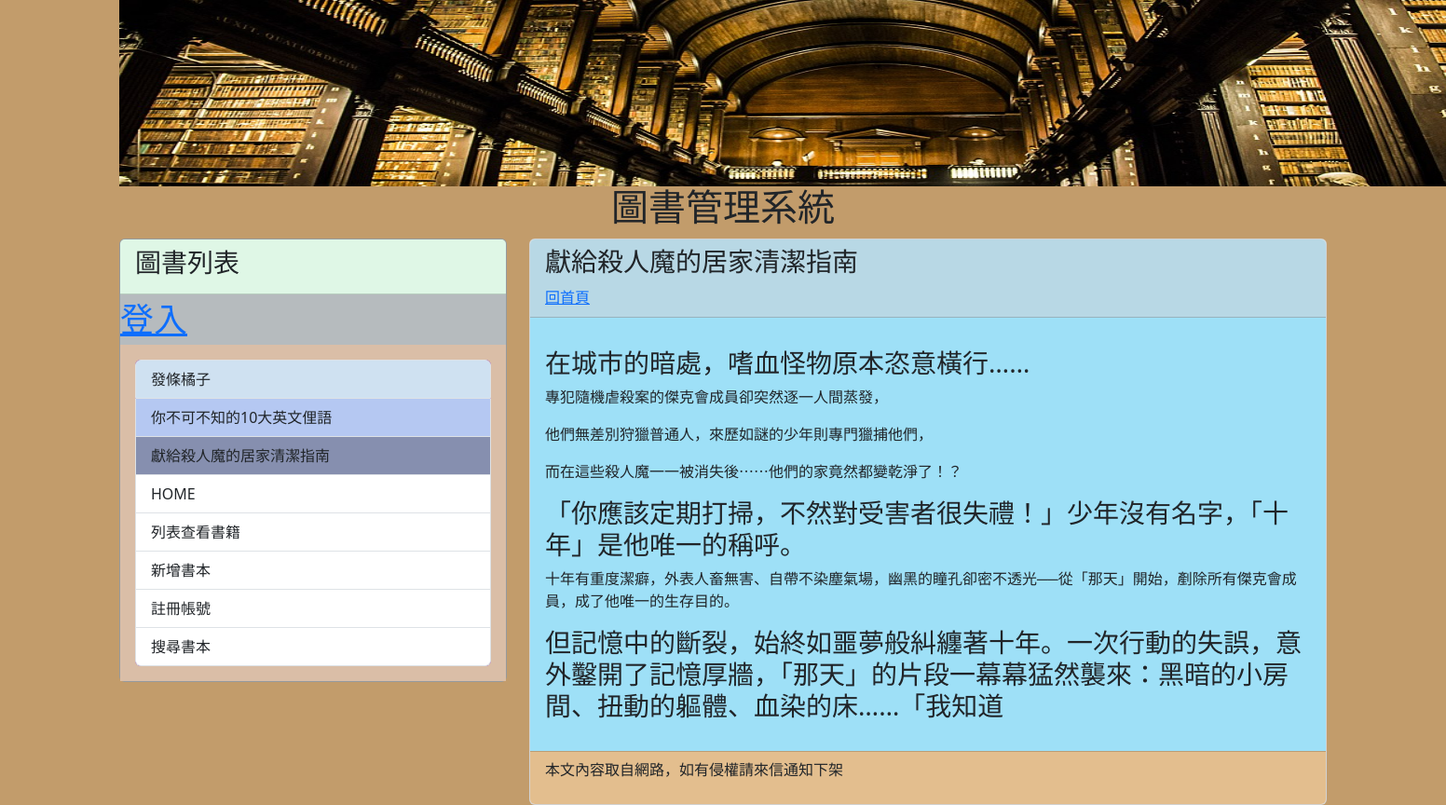
The page /post/book_killer/ on the database its author committed.
### mysite/models.py (models this page shows, shortened)
class Post(models.Model):
    title = models.CharField(max_length = 200)
    slug = models.CharField(max_length = 200)
    body = models.TextField()
    category = models.TextField(null=True)
    pub_date = models.DateTimeField(auto_now_add=True)
    class Meta:
        ordering = ('-pub_date', )

### mysite/views.py (the view)
# urls.py: path('post/<slug:slug>/', mv.showpost, name="showpost"),
def showpost(request, slug):
    post = Post.objects.get(slug=slug)
    return render(request, 'post.html', locals())

### mysite/templatetags/markdown_extras.py (called while the page is built)
@register.filter
def convert_markdown(text):
    return markdown.markdown(text)

### mysite/templates/post.html (shortened to what this page needs)
{% extends "base2.html" %}
{% load markdown_extras %}
{% block headmessage %}
<h3 style='font-family:微軟正黑體;'>{{ post.title }}</h3>
<a style='font-family:微軟正黑體;' href='/'>回首頁</a>
{% endblock headmessage %}
{% block content %}
<p style='font-family:微軟正黑體;font-size:12pt;letter-spacing:2pt;'>
    {{ post.body | convert_markdown | safe }}</a>
</p>
{% endblock content %}

### rows shown on the page
Post: title "獻給殺人魔的居家清潔指南", body|convert_markdown "在城市的暗處，嗜血怪物原本恣意橫行…… 專犯隨機虐殺案的傑克會成員卻突然逐一人間蒸發， 他們無差別狩獵普通人，來歷如謎的少年則專門獵捕他們， 而在這些殺人魔一一被消失後⋯⋯他們的家竟然都變乾淨了！？ 「你應該定期打掃，不然對受害者很失禮！」少年沒有名字，「十年」是他唯一的稱呼。 十年有重度潔癖，外表人畜無害、自帶不染塵氣場，幽黑的瞳孔卻密不透光──從「那天」開始，剷除所有傑克會成員，成了他唯一的生存目的。 但記憶中的斷裂，始終如噩夢般糾纏著十年。一次行動的失誤，意外鑿開了記憶厚牆，「那天」的片段一幕幕猛然襲來：黑暗的小房間、扭動的軀體、血染的床……「我知道"
